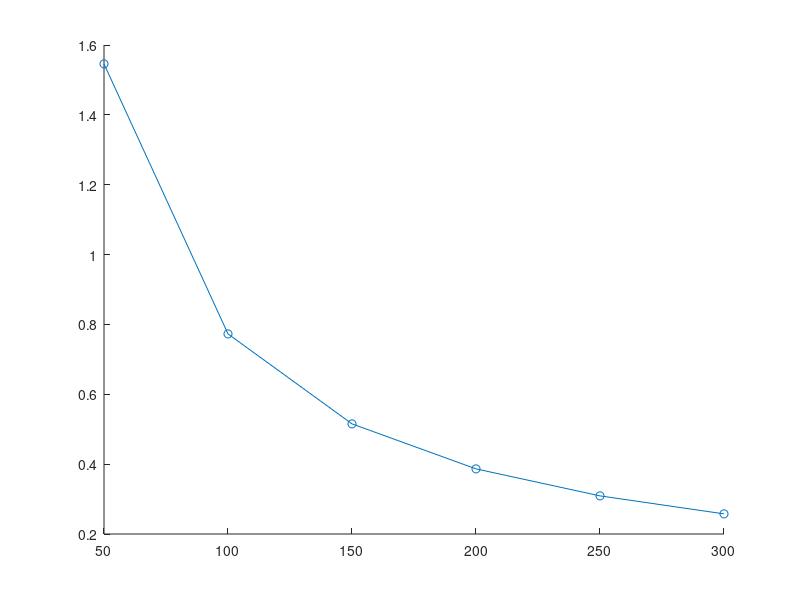

MATLAB code to generate this figure: (Note: this script raises an error after producing the figure.)
clc;
close all;
clear all;

P_ISA = 101.325     %%ambient ISA pressure
P_max = 1491000;      %Shaft power of PW120 (W)
motor_eff = 0.9;      %given motor eff
P_req = P_max/motor_eff;
P_FC = P_req;         %fuel cell power required given efficiency (W)

%%from (Doimin et al (2025)) in agreement with book ISBN: 9781420044317
FC_eff = 0.444;
P_react = P_FC/FC_eff;        %%chemical power reqd (W)

%%%from Wiley extract, ISBN: 0-470-84857-X, link: https://onlinelibrary.wiley.com/doi/pdf/10.1002/9781118878330.app2
V_c = FC_eff*1.25;  %%cell voltage from wiley
lambda = 2;   %% stoichiometric constatn

O2_dot = (8.29E-08)*(P_FC/V_c);     %%kg/s

air_dot = (3.57E-07)*lambda*(P_FC/V_c);   %%kg/s

air_exit = air_dot - O2_dot;      %%kg/s

H2_dot = (1.05E-08)*(P_FC/V_c);     %%kg/s

H2o_dot = (9.34E-08)*(P_FC/V_c);     %%kg/s

Heat_prod = P_FC*((1.25/V_c) - 1);     %%W

fprintf("****************Fuel Cell Parameters********************\n\n");
fprintf("For a required shaft power of: %.4f kW \n\n", P_max/1000);
fprintf("With a motor efficiency of 90%% \n\n");
fprintf("Fuel cell stack power output is %.4f kW \n\n", P_FC/1000);
fprintf("With a fuel cell efficiency of 44.4%% \n\n");
fprintf("Average cell voltage is %.3f V \n\n" , V_c);
fprintf("O_2 flow rate is %.4f kg/s \n\n", O2_dot);
fprintf("Air inlet flow rate is %.4f kg/s \n\n", air_dot);
fprintf("Air outlet flow rate is %.4f kg/s \n\n", air_exit);
fprintf("H_2 flow rate is %.4f kg/s \n\n", H2_dot);
fprintf("Water vapour production rate is %.4f kg/s \n\n", H2o_dot);
fprintf("and the heat production rate is %.4f kW \n\n", Heat_prod/1000);

%%Liquid Cooled Model approach
cool_Cp = 2840;   %%spec. heat capac. of coolant from tables (ethelyn-glycol)
air_Cp = 1005;     %%spec. heat capac. of air from tables (ethelyn-glycol)
T_oper = 85;      %5 operational temp of cells and hence, hot inlet of coolant
T_ho = 70;        %%this is an ssumed value and can be changed
T_ci = 15;        %% ambient air temp
T_co = 40;        %%%this is assumed air temp outlet, can be changed

Cool_dot = Heat_prod/((cool_Cp)*(T_oper-T_ho));
HXair_dot = Heat_prod/((air_Cp)*(T_co - T_ci));

%%% eps-NTU approach

C_max = Cool_dot*cool_Cp;
C_min = HXair_dot*air_Cp;
C_r = C_min/C_max;
q_max = C_min*(T_oper-T_ci);
eps = Heat_prod/q_max;

eps_ntu = @(NTU) 1 - exp(((1/C_r)*(NTU)^0.22) * (exp(-C_r*(NTU)^0.78)-1)) - eps;
NTU = fzero(eps_ntu, [0.01,5]);
UA = NTU*C_min;
ref_U = 167;        %%U-value taken from (Mitkar (2025))
A = UA/ref_U;        %%(m^2)
Area_density = 651.67;    %%calculated from (Mitkar (2025));

volume = A/Area_density;
rad_depth = 0.2;      %%reasonable assumed depth of rad
Front_A = volume/rad_depth;
fprintf("***********Liquid Cooled System**************\n\n");
fprintf("The required coolant flow rate is %.4f kg/s \n\n", Cool_dot);
fprintf("The required ambient air flow rate is %.4f kg/s \n\n", HXair_dot);
fprintf("Heat Exchanger Volume is %.4f m^3\n\n", volume);


%%%% EC_HT system *********************************************************************************************

spec_lat_wat = 2.26E06;    %spec. latent heat of evaporation of water
inject_dot = Heat_prod/spec_lat_wat;


%%%condenser calculations. condeser takes the dry air and water valpour mix and cools it in exchanger such that water may be condesed for recirculation
cond_T = 80;      %%%(degree celcius) NOTE THIS IS ASSUMED TEMP. temperature of interest in EC-HT, recompression of cathode fluids prior to condensor increases T of fluids
cond_P = 260;      %%%(kPa) NOTE THIS IS ASSUMED PRESSURE.this is the pressure of interest in EC-HT, recompression of cathode fluids prior to condensor to increase P and hence T of fluids by PV =RT
P_sat = 47.416;       %%saturation pressure of the uncondensed, (assumed)-saturated gas. (interpolated from tables)

%%fluids exiting the cell stack
vap_exit = H2o_dot + inject_dot;
dry_air = air_exit;

%%caluclate partial pressure based off molar mass (daltons law)
molar_water = 18.015;     %%molar mass of water
molar_air = 28.97;        %%molar mass of air

partial_water = (vap_exit/molar_water)/((vap_exit/molar_water)+(dry_air/molar_air)); %%molar fraction of water in total mix, s^-1 cancel, dimensional analysis on handwritten workings
partial_pressure = cond_P*partial_water;

sat_t = 128;    %%approx saturation temp of water at the given partial pressure (Taken from tables)

%%%@100 degrees celsius, water will begin to condense, from then on it will gradually condense changing the saturation temp with time due to changing percentage water in air,...

%%Assumption is made to simplify the system here based on IE design
%%Condensed water and gas leave at a common temp below 100 degrees celsuis equal to cond_T above.
%%the remaining gas is saturated, (so that we can get a pressure for the gas at assumed temp from the tables)



%%apply partial pressure law again
partial_sat = P_sat/cond_P;

%%from rough work in copy
m_dot_w_exh = (((air_exit/molar_air)*(partial_sat))/((1/molar_water)-(partial_sat/molar_water)));   %%DAltons law again, to find mass flow of exhauseted water
m_dot_cond = (inject_dot + H2o_dot) - m_dot_w_exh;          %%condensed water must be total water less exhausted water

fprintf("***************Evaporative Cooled System*******************\n\n")
fprintf("The mass flow rate of water injection required in the cell stack is %.4f kg/s \n\n", inject_dot);

fprintf("The rate of water recovery is %.4f kg/s\n", m_dot_cond);
fprintf("This satisifes the required cell injection rate of %.4f kg/s calculated above\n\n", inject_dot);

%%%Compressor Power Caluculations

%isentropic process
gamma = 1.33;     %%gamma of steam from tables is assumed
C_p = 1.8723;     %%spec. heat of steam from tables is assumed
Comp_eff = 0.85;    %%compressor efficiency of 85% assumed
T_2s = (273.15+T_oper)*(cond_P/P_ISA)^((gamma-1)/gamma);

q_dot = (vap_exit+dry_air)*(C_p)*(T_2s-(T_oper+273.15));                          %%isentropic power reqd
q_dot_actual = q_dot/(Comp_eff);                                                  %%actual input power reqd
T_2 = (q_dot_actual+(vap_exit+dry_air)*(T_oper)*C_p)/((vap_exit+dry_air)*C_p);    %%compressor outlet air temp


fprintf("An 85%% efficient compressor requires %.4f kW to proide adequate supply to the condensor\n\n", q_dot_actual);
fprintf("The air exiting the compressor is at a temperature of %.4f degree celsius \n\n", T_2);

%%HEAT Exchanger sizing

Q_dot_air =dry_air*(1005)*((T_2) - cond_T);       %%air cooling heat transfer rate
Q_dot_vap= vap_exit*(1872.3)*((T_2) - cond_T);      %%uncondensed water vapour cooling transfer rate
Q_dot_lat = m_dot_cond*(2.26E06);                  %%Heat transfer rate through latent heat in condensation of water

Q_dot_tot =  Q_dot_air + Q_dot_vap + Q_dot_lat;       %%total heat transfer rate

m_dot_air = Q_dot_tot/((1005)*(T_co-T_ci));           %%ambient air required in exchanger

%%%LMPT method to find HEX size
delta_T1 = cond_T-15;
delta_T2 = cond_T-40;

delta_T_lm = (delta_T1-delta_T2)/(log(delta_T1/delta_T2));  %%LMPT method to find delta_T_lm

UA2 = Q_dot_tot/delta_T_lm;

%%find effective area A using same U and area density from before

A = UA2/ref_U;
Volume = A/Area_density;

fprintf("Heat Exchanger Volume is %.4f m^3\n\n", Volume);

%%find effective area A using variable U, and same area density from before
U_var = [50, 100, 150, 200, 250, 300];
A = UA2 ./ U_var;
Volume = A ./ Area_density;

figure;
hold on;
plot(U_var, Volume, "-o");
yline(volume, "--r");
hold off;
text(250, volume+0.05, "LC System Heat Exchanger", "color", "r", "fontsize", 16)
grid on;
set(gca, "fontsize", 15);
xlabel("Overall Heat Transfer Coefficient (U) (W/m^2K)", "fontsize", 18);
ylabel("Heat Exchanger Volume (m^3)", "fontsize", 18);
legend("EC System Heat Exchanger");


%%plotting relationship between water recovery and increased compresser pressure
%%also plot the increased power demand with increased pressure

p_var = [200, 220, 240, 260, 280, 300, 320, 340, 360, 380, 400];

for i=1:length(p_var)
  P = p_var(i);
  frac_sat = P_sat/P;
  m_dot_vap_var = (((air_exit/molar_air)*(frac_sat))/((1/molar_water)-(frac_sat/molar_water)));
  m_dot_cond_var(i) = vap_exit - m_dot_vap_var;
end
figure;
plot(p_var, m_dot_cond_var, "-o")
grid on;
set(gca, "fontsize", 15);
xlabel("Condenser Inlet Pressure (kPa)", "fontsize", 18);
ylabel("Water Recovery Rate (kg/s)", "fontsize", 18);

p_var = [200, 220, 240, 260, 280, 300, 320, 340, 360, 380, 400];

for i=1:length(p_var)
  P = p_var(i);
  gamma = 1.33;
  C_p = 1.8723;
  Comp_eff = 0.85;
  T_2s = (273.15+T_oper)*(P/P_ISA)^((gamma-1)/gamma);

  q_dot = (vap_exit+dry_air)*(C_p)*(T_2s-(T_oper+273.15));
  q_dot_actual_var(i) = q_dot/(Comp_eff);
end
figure;
plot(p_var, q_dot_actual_var, "-o")
grid on;
set(gca, "fontsize", 15);
xlabel("Condenser Inlet Pressure (kPa)", "fontsize", 18);
ylabel("Compressor Power Demand (kW)", "fontsize", 18);
